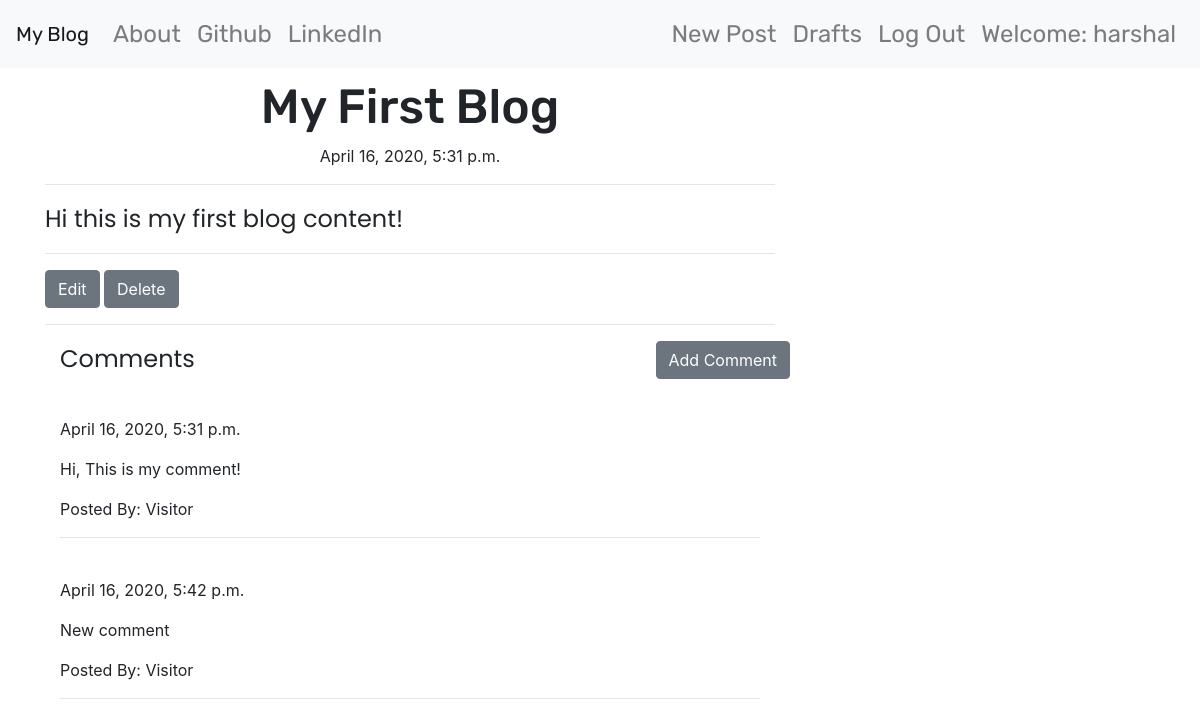
Screenshot of /post/4 (signed in) with the database file from the repository.
### blog/models.py (models this page shows, shortened)
class Post(models.Model):
    author = models.ForeignKey('auth.User', on_delete=models.CASCADE)
    title = models.CharField(max_length=200)
    text = models.TextField()
    created_date = models.DateTimeField(default=timezone.now)
    published_date = models.DateTimeField(blank=True,null=True)

class Comment(models.Model):
    post = models.ForeignKey('blog.Post', related_name='comments', on_delete=models.CASCADE)
    author = models.CharField(max_length=200)
    text = models.TextField()
    created_date = models.DateTimeField(default=timezone.now)
    approved_comment = models.BooleanField(default=False)

### blog/views.py (the view)
# urls.py: path('post/<int:pk>',views.PostDetailView.as_view(), name='post_detail'),
class PostDetailView(DetailView):
    model = Post

### blog/templates/blog/post_detail.html (shortened to what this page needs)
{% extends "blog/base.html" %}
{% block content %}
  <h1 class="posttitle loader">{{post.title}}</h1>
  {% if post.published_date %}
    <div class="date postdate">
      {{post.published_date}}
    </div>
  {% else %}
    <a class="btn btn-secondary" href="{% url 'post_publish' pk=post.pk %}">Publish</a>
  {% endif %}
  <hr>
  <p class="postcontent">{{post.text|safe|linebreaksbr}}</p>
  {% if user.is_authenticated %}
    <hr>
    <a class="btn btn-secondary" href="{% url 'post_edit' pk=post.pk %}">
      Edit
    </a>
    <a class="btn btn-secondary" href="{% url 'post_remove' pk=post.pk %}">
      Delete
    </a>
  {% endif %}
  <hr>
  <a class="btn btn-secondary btn-comment" href="{% url 'add_comment_to_post' pk=post.pk %}">Add Comment</a>
  <div class="container">
    <p class="postcontent">Comments</p>
    {% for comment in post.comments.all %}
      <br>
      {% if user.is_authenticated or comment.approved_comment %}
        {{comment.created_date}}
        <p>{{comment.text|safe|linebreaks}}</p>
        <p>Posted By: {{comment.author}}</p>
        <hr>
      {% endif %}
      {% empty %}
      <p>No Comments!</p>
    {% endfor %}
  </div>
{% endblock %}

### blog/templates/blog/base.html (shortened to what this page needs)
<!DOCTYPE html>
{% load static %}
<html lang="en" dir="ltr">
  <head>
    <link rel="stylesheet" href="https://stackpath.bootstrapcdn.com/bootstrap/4.4.1/css/bootstrap.min.css">
    <link rel="stylesheet" href="//cdn.jsdelivr.net/npm/medium-editor@latest/dist/css/medium-editor.min.css" type="text/css" media="screen" charset="utf-8">
    <link rel="stylesheet" href="{% static 'css/blog.css' %}">
  </head>
  <body class="loader">
    <nav class="navbar navbar-expand-lg navbar-light bg-light techfont custom-navbar">
      <a class="navbar-brand" href="{% url 'post_list' %}">My Blog</a>
      <div class="collapse navbar-collapse" id="navbarNavAltMarkup">
        <div class="navbar-nav">
          <a class="nav-item nav-link" href="{% url 'blog_about' %}">About</a>
          <a class="nav-item nav-link" href="https://www.github.com">Github</a>
          <a class="nav-item nav-link" href="https://www.linkedin.com">LinkedIn</a>
        </div>
        <div class="navbar-nav navbar-right ml-auto">
          {% if user.is_authenticated %}
            <a class="nav-item nav-link" href="{% url 'post_new' %}">New Post</a>
            <a class="nav-item nav-link" href="{% url 'post_draft_list' %}">Drafts</a>
            <a class="nav-item nav-link" href="{% url 'logout' %}?next=/">Log Out</a>
            <a class="nav-item nav-link">Welcome: {{user.username}}</a>
          {% else %}
            <a class="nav-item nav-link " href="{% url 'login' %}"><span class="glyphicon glyphicon-user"></span>Login</a>
          {% endif %}
        </div>
      </div>
    </nav>
    <div class="content container">
      <div class="row">
        <div class="col-md-8">
          <div class="blog_posts">
            {% block content %}
            {% endblock %}
          </div>
        </div>
      </div>
    </div>
  </body>
</html>

### blog/static/css/blog.css (style rules this page uses)
.techfont { font-family: 'Rubik', sans-serif; font-size: 1.5em; margin-bottom: 10px; }
.postdate { text-align: center; }
.posttitle { font-family: 'Rubik', sans-serif; font-size: 3em; text-align: center; }
.postcontent { font-family: 'Poppins', sans-serif; font-size: 1.5em; }
.btn-comment { position: absolute; right: 0px; }
.loader { filter:hue-rotate(0deg); color: linear-gradient(45deg,#0f8,#08f); animation:hue 5000ms infinite linear; }

### rows the page displays
Post: title "My First Blog", published_date "April 16, 2020, 5:31 p.m.", text "Hi this is my first blog content!"
Comment: created_date "April 16, 2020, 5:31 p.m.", text "Hi, This is my comment!", author "Visitor"
Comment: created_date "April 16, 2020, 5:42 p.m.", text "New comment", author "Visitor"

### other values shown
{{ user.username }} "harshal"
